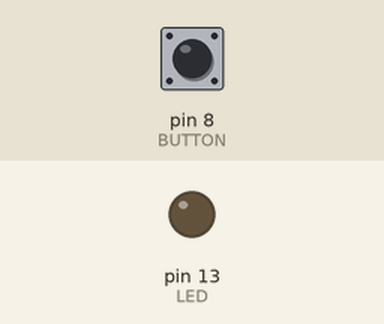
A sketch run on a simulated Arduino Uno, built with avr-gcc and run on an emulated ATmega328P. Shown: output pins drawn as LEDs (lit = HIGH). The test bench sets the inputs (shaded band); at power-on: pin 8 (BUTTON) HIGH. What the sketch prints to the serial monitor is not drawn.

Above: at 1.2 s.
1.3 s: pin 8 (BUTTON) pulled LOW for 0.15 s
At 1.7 s:
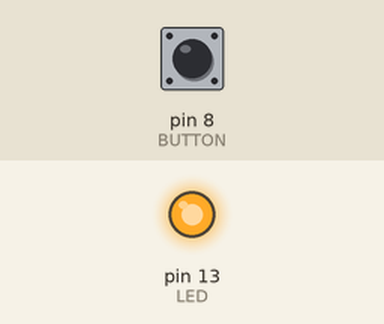
2.9 s: pin 8 (BUTTON) pulled LOW for 1 s
At 4.1 s:
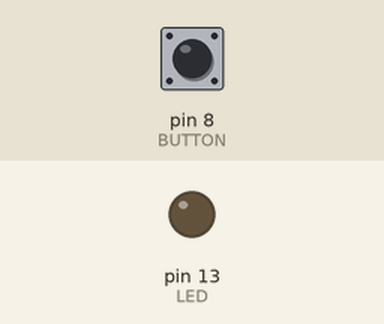
6.9 s: pin 8 (BUTTON) pulled LOW for 3.2 s
At 7.4 s:
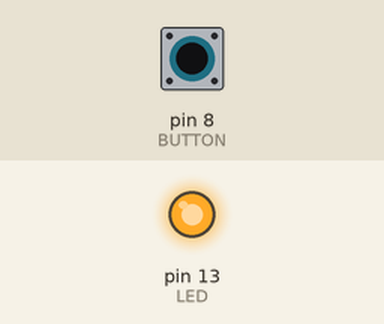
Timing chart, 0 to 9.9 s (numbered marks = the images above; inputs shaded):
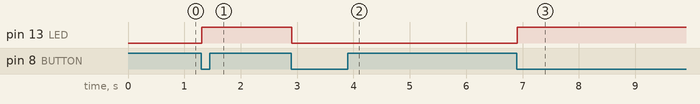

Measured:
- after the input at 1.3 s, pin 13 (LED): LOW → HIGH at once
- after the input at 2.9 s, pin 13 (LED): HIGH → LOW at once
- after the input at 6.9 s, pin 13 (LED): LOW → HIGH at once

The sketch:

uno_button_polling.ino
```cpp
// LED interne de l'Arduino Uno
const int LED = 13;

// Pushbutton connecté au GPIO 8
const int BUTTON = 8;

// Mémorise l'état précédent du bouton.
// Cela permet de détecter le moment où le bouton passe de HIGH à LOW.
bool previousButtonState = HIGH;

void setup() {
    Serial.begin(9600);

    pinMode(LED, OUTPUT);
    pinMode(BUTTON, INPUT_PULLUP);
}

void loop() {
    // Lecture de l'état actuel du bouton.
    bool buttonState = digitalRead(BUTTON);

    // Avec INPUT_PULLUP :
    // HIGH -> bouton relâché
    // LOW  -> bouton pressé

    // On vérifie ici si le bouton vient d'être pressé.
    if (previousButtonState == HIGH && buttonState == LOW) {
        // Change l'état de la LED.
        digitalWrite(LED, !digitalRead(LED));
    }

    // Mémorise l'état actuel pour le prochain tour de boucle.
    previousButtonState = buttonState;

    // La boucle principale effectue également une autre tâche.
    Serial.println("Bonjour :)");
}
```
